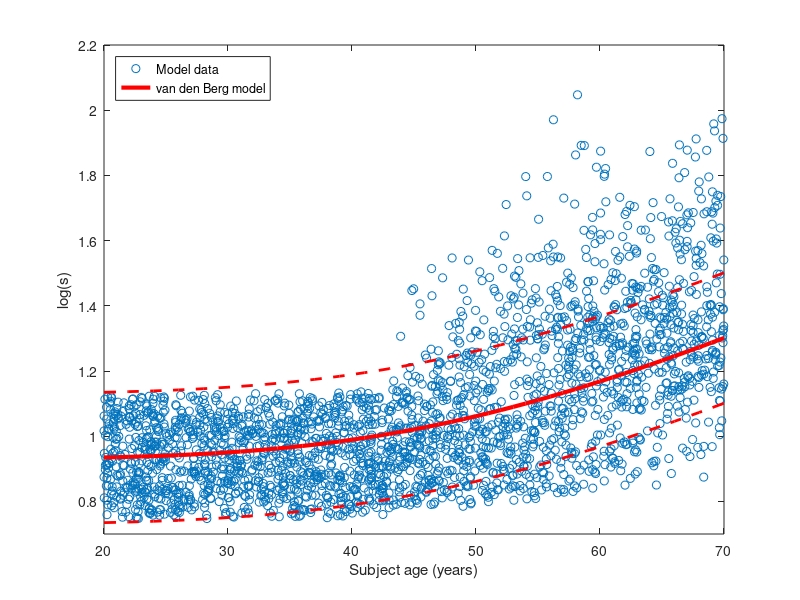

Here is the MATLAB script that generated this plot:
function Dat = CataractModel_Final(N, LowAge, HighAge)
% Modeling of effect of gradual lens opacification on straylight using the Villa Maria data
% USES LOCS II and cataract prevalence fits based on 6 points
% Extrapolated towards young eyes

    %###################
    %# Initialization ##
    %###################

    if(nargin < 1), N = 2500; end                       % Number of virtual subjects
    if(nargin < 2), LowAge  = 20; end                   % Lowest age of age interval
    if(nargin < 3), HighAge = 70; end                   % Highest age of age interval

    M = [1.000  0.450  0.800;                           % Correlation between lens opacity types (fine-tuned to match the real correlations between
         0.450  1.000  0.850;                           %	lens opacity scores as well as possible; seems to overestimate corr between Nuc and Cort)
         0.800  0.850  1.000;];


    %##########################################
    %# Estimate degree of lens opacification ##
    %##########################################

    Age     = (HighAge-LowAge)*rand(N,1) + LowAge;      % Random age data, between HighAge and LowAge
    LOpData = 100*MultivatiateUniformDistribution(N,M); % Random lens opacification data for Nuclear, Cortical and Posterior Subcapsular cataracts respectively


    %#####################
    %# Nuclear cataract ##
    %#####################

    NGr(:,3) =            0.0130*Age.^2 - 1.2025*Age + 28.184; Temp = Age < 55; NGr(Temp,3) = 0;
    NGr(:,2) = NGr(:,3) + 0.0377*Age.^2 - 3.1245*Age + 63.941; Temp = Age < 55; NGr(Temp,2) = 0;
    NGr(:,1) = NGr(:,2) - 0.1192*Age.^2 + 15.418*Age - 442.75; Temp = Age < 42; NGr(Temp,1) = 0;

    Nuc = zeros(N,1);

    Temp = LOpData(:,1) >   NGr(:,1);   Nuc(Temp) = -(LOpData(Temp,1)-NGr(Temp,1))./(100-NGr(Temp,1))         + 1;
    Temp = LOpData(:,1) <=  NGr(:,1);   Nuc(Temp) = -(LOpData(Temp,1)-NGr(Temp,2))./(NGr(Temp,1)-NGr(Temp,2)) + 2;
    Temp = LOpData(:,1) <=  NGr(:,2);   Nuc(Temp) = -(LOpData(Temp,1)-NGr(Temp,3))./(NGr(Temp,2)-NGr(Temp,3)) + 3;
    Temp = LOpData(:,1) <=  NGr(:,3);   Nuc(Temp) = -(LOpData(Temp,1)-0          )./(NGr(Temp,3)            ) + 4;



    %######################
    %# Cortical cataract ##
    %######################

    CGr(:,4) =            0.0202*Age.^2 - 2.0499*Age + 52.047; Temp = Age < 53; CGr(Temp,5) = 0;
    CGr(:,3) = CGr(:,4) + 0.0130*Age.^2 - 1.0109*Age + 18.420; Temp = Age < 50; CGr(Temp,4) = 0;
    CGr(:,2) = CGr(:,3) +                 0.3736*Age - 16.700; Temp = Age < 45; CGr(Temp,3) = 0;
    CGr(:,1) = CGr(:,2) - 0.0426*Age.^2 + 5.7733*Age - 165.15; Temp = Age < 40; CGr(Temp,2) = 0;

    Cor = zeros(N,1);

    Temp = LOpData(:,2) >   CGr(:,1);   Cor(Temp) = -(LOpData(Temp,2)-CGr(Temp,1))./(100-CGr(Temp,1))         + 1;
    Temp = LOpData(:,2) <=  CGr(:,1);   Cor(Temp) = -(LOpData(Temp,2)-CGr(Temp,2))./(CGr(Temp,1)-CGr(Temp,2)) + 2;
    Temp = LOpData(:,2) <=  CGr(:,2);   Cor(Temp) = -(LOpData(Temp,2)-CGr(Temp,3))./(CGr(Temp,2)-CGr(Temp,3)) + 3;
    Temp = LOpData(:,2) <=  CGr(:,3);   Cor(Temp) = -(LOpData(Temp,2)-CGr(Temp,4))./(CGr(Temp,3)-CGr(Temp,4)) + 4;
    Temp = LOpData(:,2) <=  CGr(:,4);   Cor(Temp) = -(LOpData(Temp,2)-          0)./(CGr(Temp,4)-          0) + 5;


    %###################################
    %# Posterior subcapsular cataract ##
    %###################################

    PGr(:,3) =            0.0085*Age.^2 - 0.8994*Age - 23.541; Temp = Age < 59; PGr(Temp,3) = 0;
    PGr(:,2) = PGr(:,3) + 0.0086*Age.^2 - 0.5749*Age + 7.4866; Temp = Age < 50; PGr(Temp,2) = 0;
    PGr(:,1) = PGr(:,2) - 0.0212*Age.^2 + 3.2395*Age - 98.623; Temp = Age < 41; PGr(Temp,1) = 0;

    PSC = zeros(N,1);

    Temp = LOpData(:,3) >   PGr(:,1);   PSC(Temp) = -(LOpData(Temp,3)-PGr(Temp,1))./(100-PGr(Temp,1))         + 1;
    Temp = LOpData(:,3) <=  PGr(:,1);   PSC(Temp) = -(LOpData(Temp,3)-PGr(Temp,2))./(PGr(Temp,1)-PGr(Temp,2)) + 2;
    Temp = LOpData(:,3) <=  PGr(:,2);   PSC(Temp) = -(LOpData(Temp,3)-PGr(Temp,3))./(PGr(Temp,2)-PGr(Temp,3)) + 3;
    Temp = LOpData(:,3) <=  PGr(:,3);   PSC(Temp) = -(LOpData(Temp,3)-          0)./(PGr(Temp,3)-          0) + 4;


    %####################################
    %# Estimate and display straylight ##
    %####################################

    SL = 0.962 + 0.216*(Nuc-0.5) + 0.036*(Cor-0.5) + 0.141*(PSC-0.5); % LOCS II linear regression incl young eyes
    SL = SL + 0.0042*(Age >= 40).*(Age-40)-0.02;

    figure, set(gcf,'Color',[1 1 1])
        scatter(Age,SL-0,'b.'), hold on
        Age2 = LowAge:1:HighAge;
        plot(Age2, 0.931 + log10(1+(Age2/65).^4),'r', 'LineWidth',3)
        plot(Age2, 0.931 + log10(1+(Age2/65).^4)-0.2,'--r', 'LineWidth',2)
        plot(Age2, 0.931 + log10(1+(Age2/65).^4)+0.2,'--r', 'LineWidth',2)
        xlabel('Subject age (years)')
        ylabel('log(s)')
        legend('Model data','van den Berg model','Location','NorthWest')
        box on
        hold off
        ylim([0.7 2.2])

    Dat = [Age Nuc Cor PSC SL];
end

function Y = MultivatiateUniformDistribution(N,M)
    % Taken from http://comisef.wikidot.com/tutorial:correlateduniformvariates

    % generate normals, check correlations
    X = randn(N,3);

    % adjust correlations for uniforms
    for i = 1:3
        for j = 1:3
            if i ~= j
                M(i, j) = 2 * sin(pi * M(i, j) / 6);
                M(j, i) = 2 * sin(pi * M(j, i) / 6);
            end
        end
    end

    C = chol(M);                                    % induce correlation
    Y = X * C;
    Y(:,1:3) = normcdf(Y(:,1:3));                   % create uniforms

    % plot results (marginals)
    % for i=1:3
    %     subplot(2,2,i);
    %     hist(Y(:,i))
    %     title(['Y ', int2str(i)])
    % end

end
